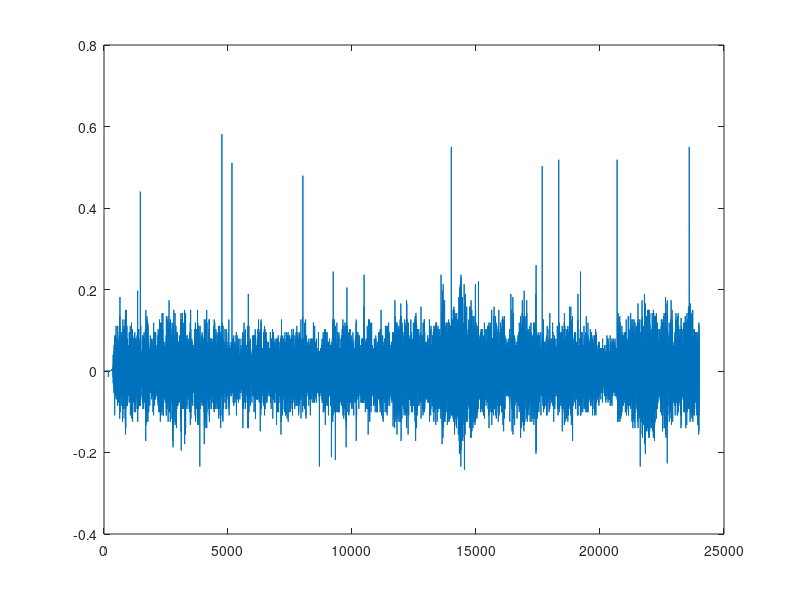

MATLAB code to generate this figure:
clear all;close all; clc;
load VoiceData;
data=digital_line;
pData=data*2-1;
fc=99000000;
fcs=10*fc;
Ts=1/fcs;
Tc=1/fc;
M=1;
n=M*length(data);
t=0:Ts:n*Tc;
carrier=cos(2*pi*fc*t+(pi/2));

%% squaredata
tp=0:Ts:Tc*M;
exdata=zeros(1,length(data)*(length(tp)-1));
index1=1;
for i=1:length(data)
    for j=1:length(tp)-1
        exdata(index1)=pData(i);
        index1=index1+1;
    end
end
exdata=[exdata 0];

%% modulation
mSig=exdata.*carrier;

%% channel
SNR=3;
ch=awgn(mSig,SNR,'measured');
rx=ch/(10^6);


%% demodulation
demSig=rx.*carrier;

%% LNA
amp1=demSig*10;

p1=sum(amp1.^2);

amp2=awgn(amp1,7,'measured');
%% decoding
k=1;
rcv=zeros(1,length(data)); 
index=0;
for i=1:length(data)
   index=index+1;
    sm=0;
    for j=1:length(tp)-1
        sm=sm+ amp2(k);
        k=k+1;
   end
    if(sm>0)
        rcv(index)=1;
    else
        rcv(index)=0;
    end
end
%% BER
[number,ratio] = biterr(digital_line,rcv);
%% DAC
tl = (0:1:Fs*Vlength-1); 
out=zeros(1,Fs*Vlength-1);

for j=0:Fs*Vlength-1
    out(j+1)=bi2de(rcv((j*nBits)+(1:nBits)));
end
out=(out/(2^nBits-1))+mini;
plot(tl,out);
sound(out);
